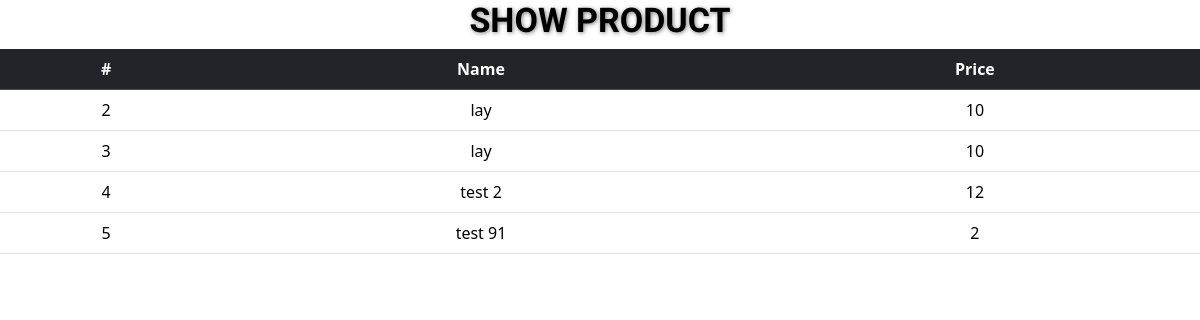
Page /dashboard_pro/aa.php on the earlier database version.
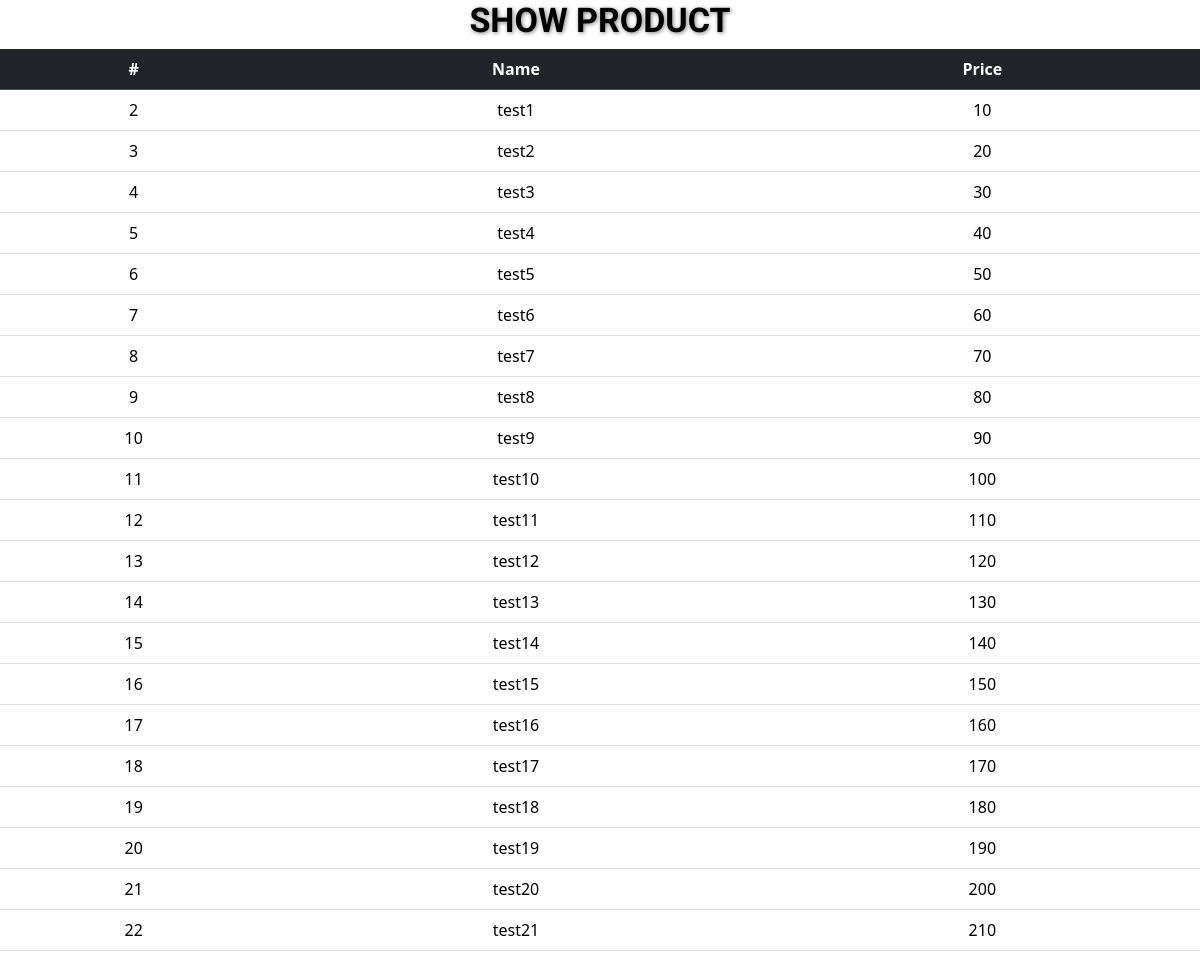
Same page on the later database version.
### tables this page shows
CREATE TABLE `tblproducts` (
  `id` int(10) NOT NULL,
  `name` varchar(200) NOT NULL,
  `price` int(50) NOT NULL,
  `postingdate` timestamp NOT NULL DEFAULT current_timestamp() ON UPDATE current_timestamp()
);

### dashboard_pro/functionsproduct.php (called while the page is built, shortened)
<?php
class DB_con {
    function __construct() {
        $conn = mysqli_connect(DB_SERVER, DB_USER, DB_PASS, DB_NAME);
        $this->dbcon = $conn;
    }
    public function fetchdata(){
        $result = mysqli_query($this->dbcon, "SELECT * FROM tblproducts");
        return $result;
    }
}
?>

### dashboard_pro/aa.php (the view, shortened to what this page needs)
<?php
include_once('dashboard_pro/functionsproduct.php');
$fetchdata = new DB_con();
$sql = $fetchdata->fetchdata();
?>
<!DOCTYPE html>
<html lang="en">
<head>
    <link href="styles.css" rel="stylesheet">
    <link href="https://cdn.jsdelivr.net/npm/bootstrap@5.3.3/dist/css/bootstrap.min.css" rel="stylesheet">
</head>
<body>
    <div class="container-1">
    <h1 class="information-heading">show product</h1>
        <table id="mytable" class="table">
            <thead class="table-dark">
                <tr style="text-align: center;">
                    <th>#</th>
                    <th>Name</th>
                    <th>Price</th>
                </tr>
            </thead>
            <tbody>
                <?php while ($row = mysqli_fetch_array($sql)) { ?>
                    <tr style="text-align: center;">
                        <td><?php echo $row['id']; ?></td>
                        <td><?php echo $row['name']; ?></td>
                        <td><?php echo $row['price']; ?></td>
                    </tr>
                <?php } ?>
            </tbody>
        </table>
    </div>
<body>
</html>

### styles.css (style rules this page uses)
.information-heading { text-shadow: black; box-shadow: yellow solid 1px; border-radius: 4px; display: flex; color: #000000; width: 100%; font-family: "SUSE", sans-serif; font-optical-sizing: auto; font-weight: 400; font-style: normal; font-size: 34px; font-weight: bold; text-align: center; text-transform: uppercase; flex-direction: column; justify-content: center; text-shadow: 1px 1px 4px rgb(0 0 0 / 50%), -1px -1px 2px rgba(255, 255, 255, 0.3); }

Differences in the rows shown:
changed tblproducts id 2: name "lay" → "test1"
changed tblproducts id 3: name "lay" → "test2"; price "10" → "20"
changed tblproducts id 4: name "test 2" → "test3"; price "12" → "30"
changed tblproducts id 5: name "test 91" → "test4"; price "2" → "40"
added tblproducts: id "6", name "test5", price "50"
added tblproducts: id "7", name "test6", price "60"
added tblproducts: id "8", name "test7", price "70"
added tblproducts: id "9", name "test8", price "80"
added tblproducts: id "10", name "test9", price "90"
added tblproducts: id "11", name "test10", price "100"
added tblproducts: id "12", name "test11", price "110"
added tblproducts: id "13", name "test12", price "120"
added tblproducts: id "14", name "test13", price "130"
added tblproducts: id "15", name "test14", price "140"
added tblproducts: id "16", name "test15", price "150"
added tblproducts: id "17", name "test16", price "160"
added tblproducts: id "18", name "test17", price "170"
added tblproducts: id "19", name "test18", price "180"
added tblproducts: id "20", name "test19", price "190"
added tblproducts: id "21", name "test20", price "200"
added tblproducts: id "22", name "test21", price "210"
